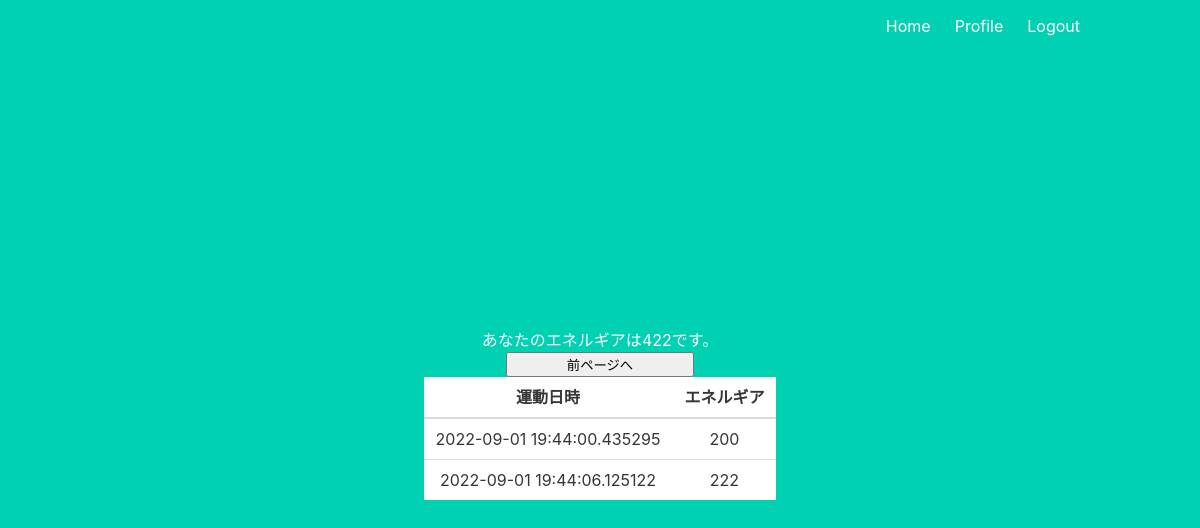
/history (signed in), run on the app's committed database.
### app.py (models this page shows)
class User(UserMixin, db.Model):
    id = db.Column(db.Integer, primary_key=True) # primary keys are required by SQLAlchemy
    email = db.Column(db.String(100), unique=True)
    password = db.Column(db.String(100))
    name = db.Column(db.String(1000))
    height = db.Column(db.Integer, default=170)
    weight = db.Column(db.Integer, default=60)
    total_energia = db.Column(db.Integer, default=0)
    ave_energia = db.Column(db.Integer, default=0)
    last_up_date = db.Column(db.DateTime)
    histories = db.relationship('History', backref='user', lazy=True)
    last_up_date = db.Column(db.DateTime)

class History(UserMixin, db.Model):
    id = db.Column(db.Integer, primary_key=True, autoincrement=True)
    users_id = db.Column(db.String, db.ForeignKey('user.id'), nullable=False)
    energia = db.Column(db.Integer, nullable=False)
    date = db.Column(db.DateTime)

### app.py (the view)
@app.route('/history')
def history():
    topics = db.session.query(History).filter(History.users_id==current_user.id).all()
    total_ene = db.session.query(User).filter(User.id==current_user.id).first().total_energia
    return render_template('history.html', topics=topics, total_ene=total_ene)

### app.py (called while the page is built)
@login_manager.user_loader
def load_user(user_id):
    return User.query.get(int(user_id))

### templates/history.html (shortened to what this page needs)
{% extends "base.html" %}
{% block content %}
    <h1>あなたのエネルギアは{{ total_ene }}です。</h1>
    <form action="/home" method="GET">
      <button class="btn btn-primary" style="width: 5cm;">前ページへ</button>
  </form>
    <table class="table table-striped" align="center">
      <thead>
        <tr>
          <th>運動日時</th>
          <th>エネルギア</th>
        </tr>
      </thead>
      <tbody>
        {% for topic in topics:%}
        <tr>
          <td>{{ topic.date }}</td>
          <td>{{ topic.energia }}</td>
        </tr>
        {% endfor %}
      </tbody>
    </table>
  {% endblock %}

### data on the page
User: total_energia "422"
History: date "2022-09-01 19:44:00.435295", energia "200"
History: date "2022-09-01 19:44:06.125122", energia "222"
